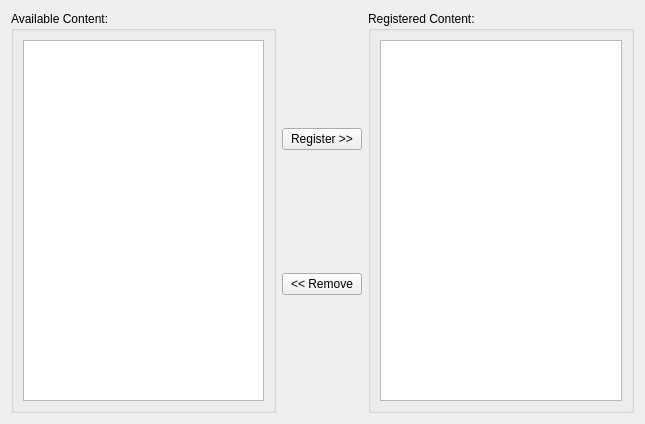
<?xml version="1.0" encoding="UTF-8"?>
<ui version="4.0">
 <class>ContentForm</class>
 <widget class="QWidget" name="ContentForm">
  <property name="geometry">
   <rect>
    <x>0</x>
    <y>0</y>
    <width>645</width>
    <height>424</height>
   </rect>
  </property>
  <property name="windowTitle">
   <string>Form</string>
  </property>
  <layout class="QVBoxLayout" name="verticalLayout_4">
   <item>
    <layout class="QGridLayout" name="gridLayout">
     <item row="0" column="0">
      <layout class="QHBoxLayout" name="horizontalLayout">
       <item>
        <widget class="QGroupBox" name="groupBox">
         <property name="title">
          <string>Available Content:</string>
         </property>
         <layout class="QVBoxLayout" name="verticalLayout_2">
          <item>
           <widget class="QListWidget" name="lvAppContent">
            <property name="editTriggers">
             <set>QAbstractItemView::NoEditTriggers</set>
            </property>
           </widget>
          </item>
         </layout>
        </widget>
       </item>
      </layout>
     </item>
     <item row="0" column="1">
      <layout class="QVBoxLayout" name="verticalLayout">
       <item>
        <widget class="QPushButton" name="btnRegister">
         <property name="text">
          <string>Register &gt;&gt;</string>
         </property>
        </widget>
       </item>
       <item>
        <widget class="QPushButton" name="btnRemove">
         <property name="text">
          <string>&lt;&lt; Remove</string>
         </property>
        </widget>
       </item>
      </layout>
     </item>
     <item row="0" column="2">
      <layout class="QHBoxLayout" name="horizontalLayout_3">
       <item>
        <widget class="QGroupBox" name="groupBox_2">
         <property name="title">
          <string>Registered Content:</string>
         </property>
         <layout class="QVBoxLayout" name="verticalLayout_3">
          <item>
           <widget class="QListView" name="lvRegContent">
            <property name="editTriggers">
             <set>QAbstractItemView::NoEditTriggers</set>
            </property>
           </widget>
          </item>
         </layout>
        </widget>
       </item>
      </layout>
     </item>
    </layout>
   </item>
  </layout>
 </widget>
 <resources/>
 <connections/>
</ui>
